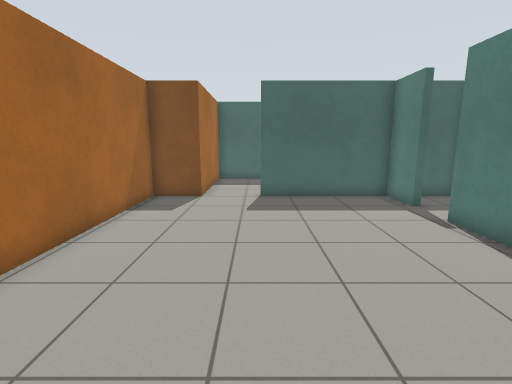
View 1 (above)

12 first-person views from a walk through a Gazebo world. The camera is 1.2 m above the floor, tilts 10° down and sees 85° across. The floor is counted in squares, 0.5 m on a side. Each view is taken from the middle of a square. On the plan, view 1 faces up. The plan holds only what a view shows up to about 18 squares ahead; the rest is blank. The place goes on beyond the plan.

View 2
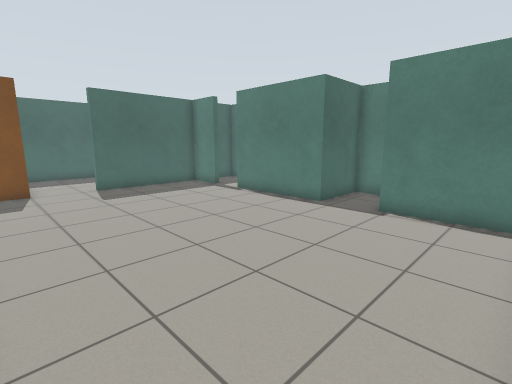

View 3
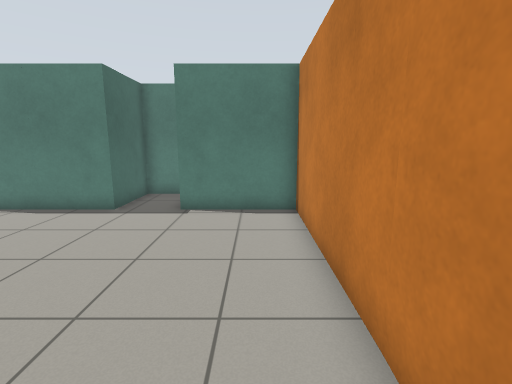

View 4
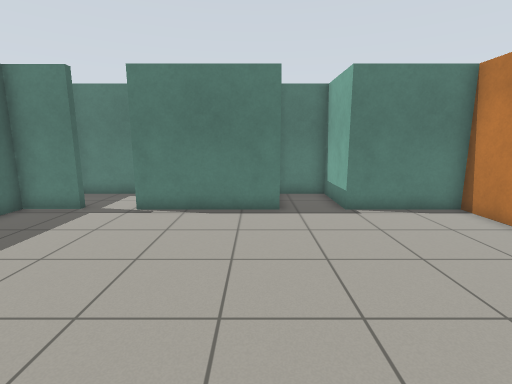

View 5
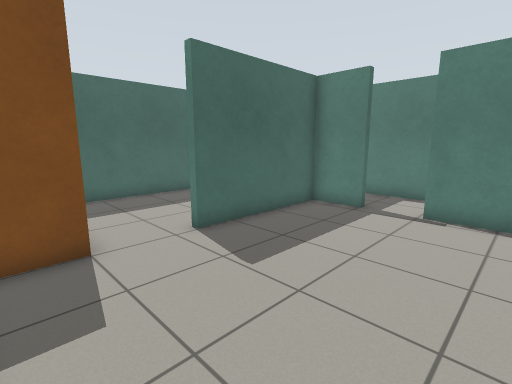

View 6
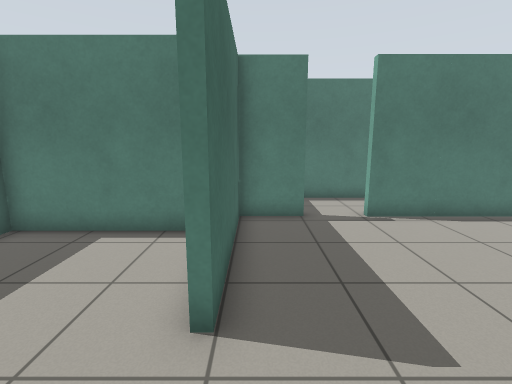

View 7
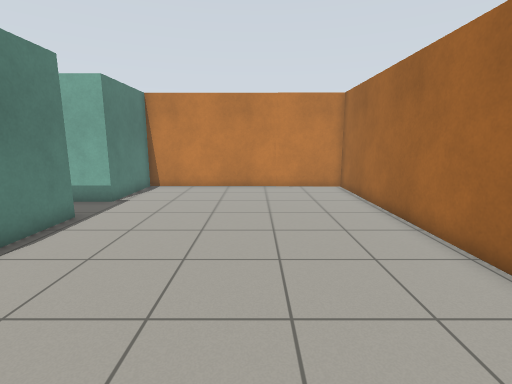

View 8
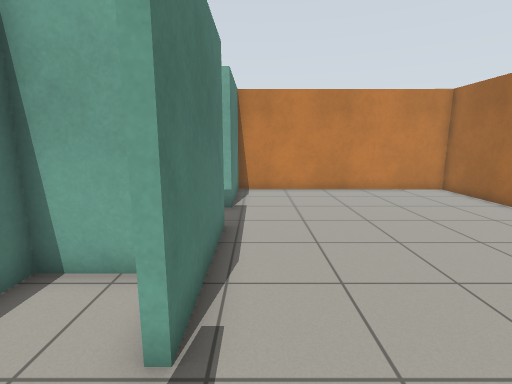

View 9
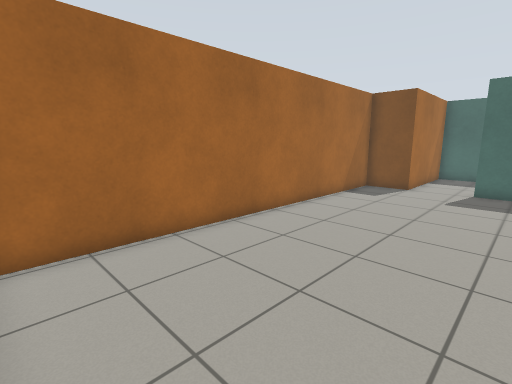

View 10
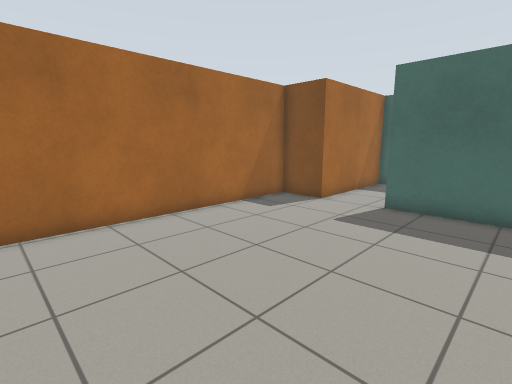

View 11
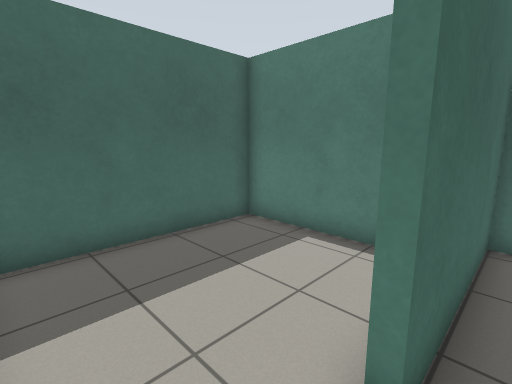

View 12
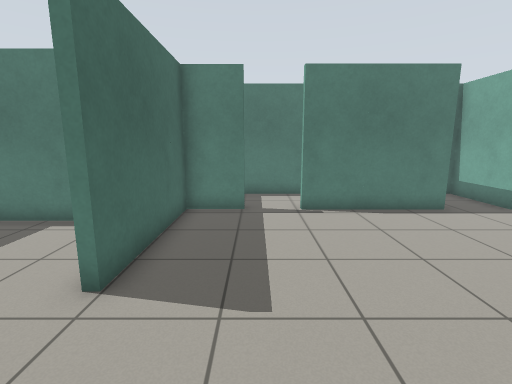

### Floor plan
Points are (right, up) in squares from view 1. A wall is a line through its corners. A room is listed if a view was taken in it or the views show most of it. See-through windows are left out.
Room 1 (views 1, 2, 3, 4, 5, 6, 7, 8, 9, 10, 11, 12)
walls: (6.4, 10.4) (5.9, 10.4) (5.9, 12.5) (0.1, 12.5); (-2.5, 12.5) (-4.7, 12.5) (-4.7, -3.5) (5.9, -3.5) (5.9, 0.7) (9.1, 0.7) (9.1, 3.1) (5.9, 3.1) (5.9, 8.4)
ways out: opening at (-1, 13) to room 2; opening at (6, 9.5) to room 3
Room 2 (no view inside)
walls: (4.4, 13.9) (4.4, 18.7) (-2.5, 18.7) (-2.5, 12.5)
ways out: opening at (-1, 13) to room 1
Room 3 (no view inside)
walls: (9, 12.5) (7.5, 12.5); (7.1, 6.1) (9.1, 6.1) (9.1, 12.2)
ways out: opening at (6, 9.5) to room 1

Where each view was taken, in squares from view 1:
view 1: 0 up, 0 right, facing up
view 2: 3 down, 4 left, facing up-right
view 3: 2 down, 4 left, facing right
view 4: 4 up, 4 left, facing right
view 5: 6 up, 4 left, facing up-right
view 6: 12 up, 3 left, facing right
view 7: 12 up, 0 right, facing down
view 8: 11 up, 5 right, facing down
view 9: 3 down, 2 right, facing up-left
view 10: 2 up, 4 right, facing up-left
view 11: 12 up, 2 left, facing up-right
view 12: 10 up, 4 left, facing right
